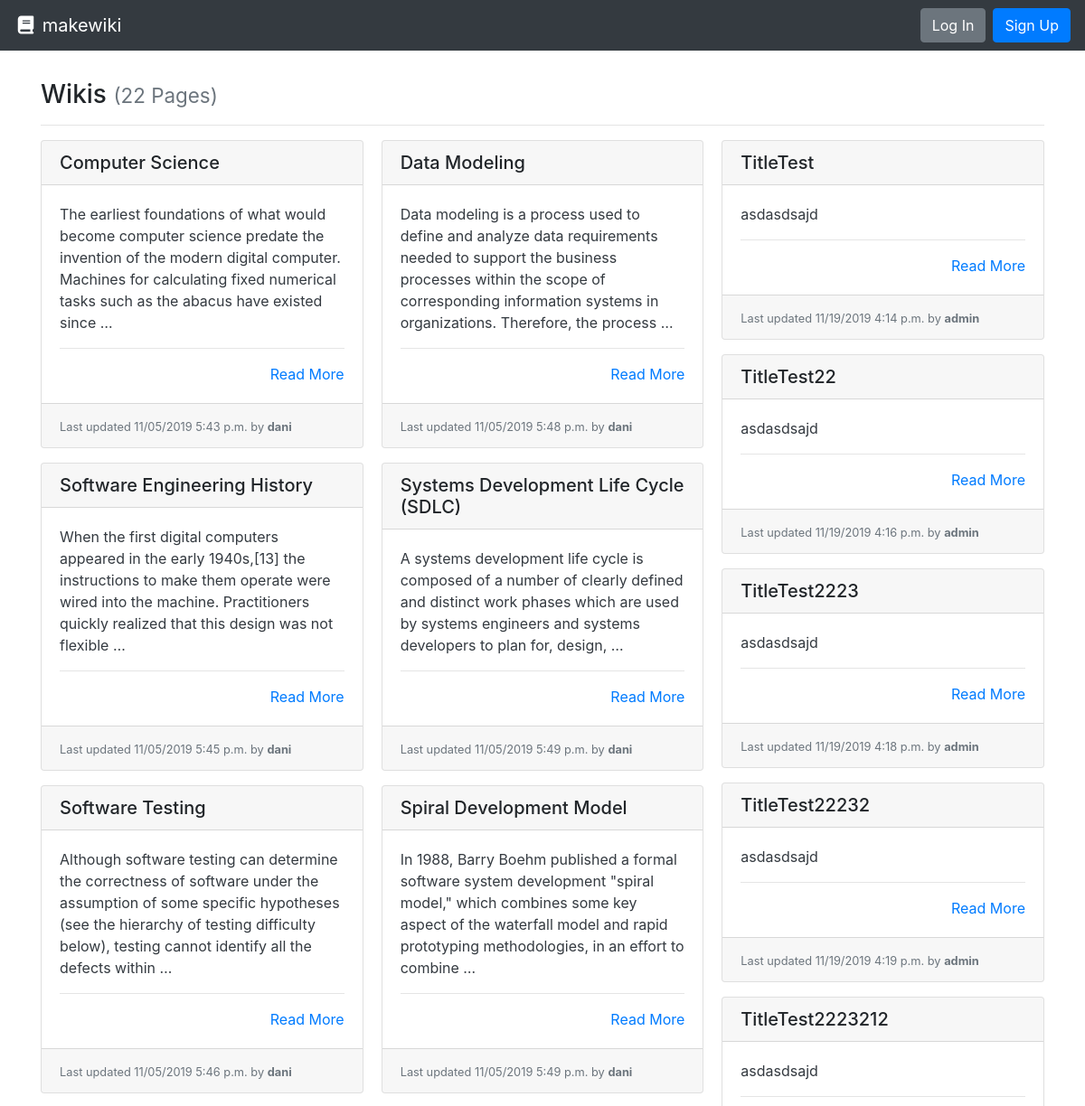
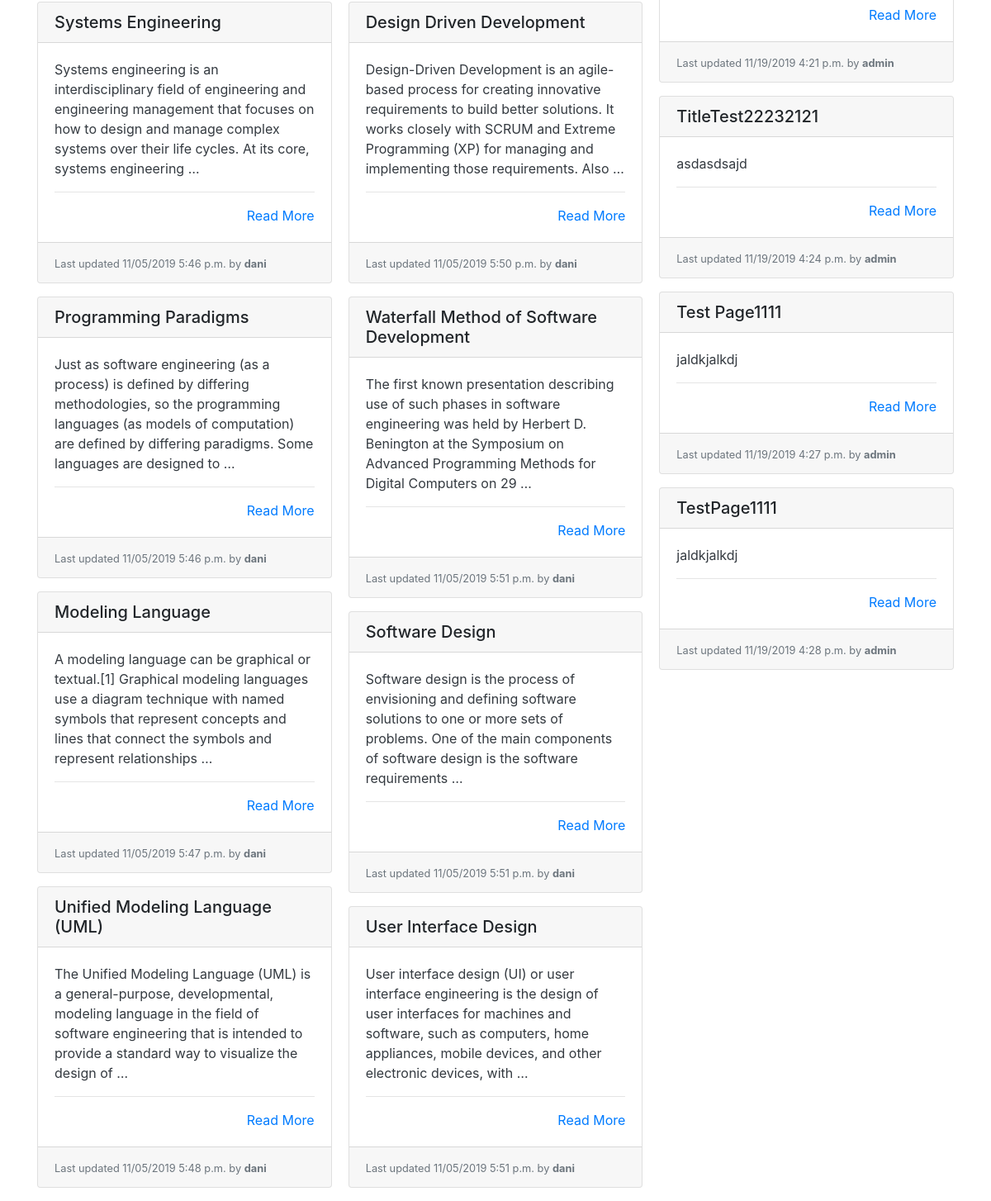
Before: / with the older database file (2 pictures, top to bottom).
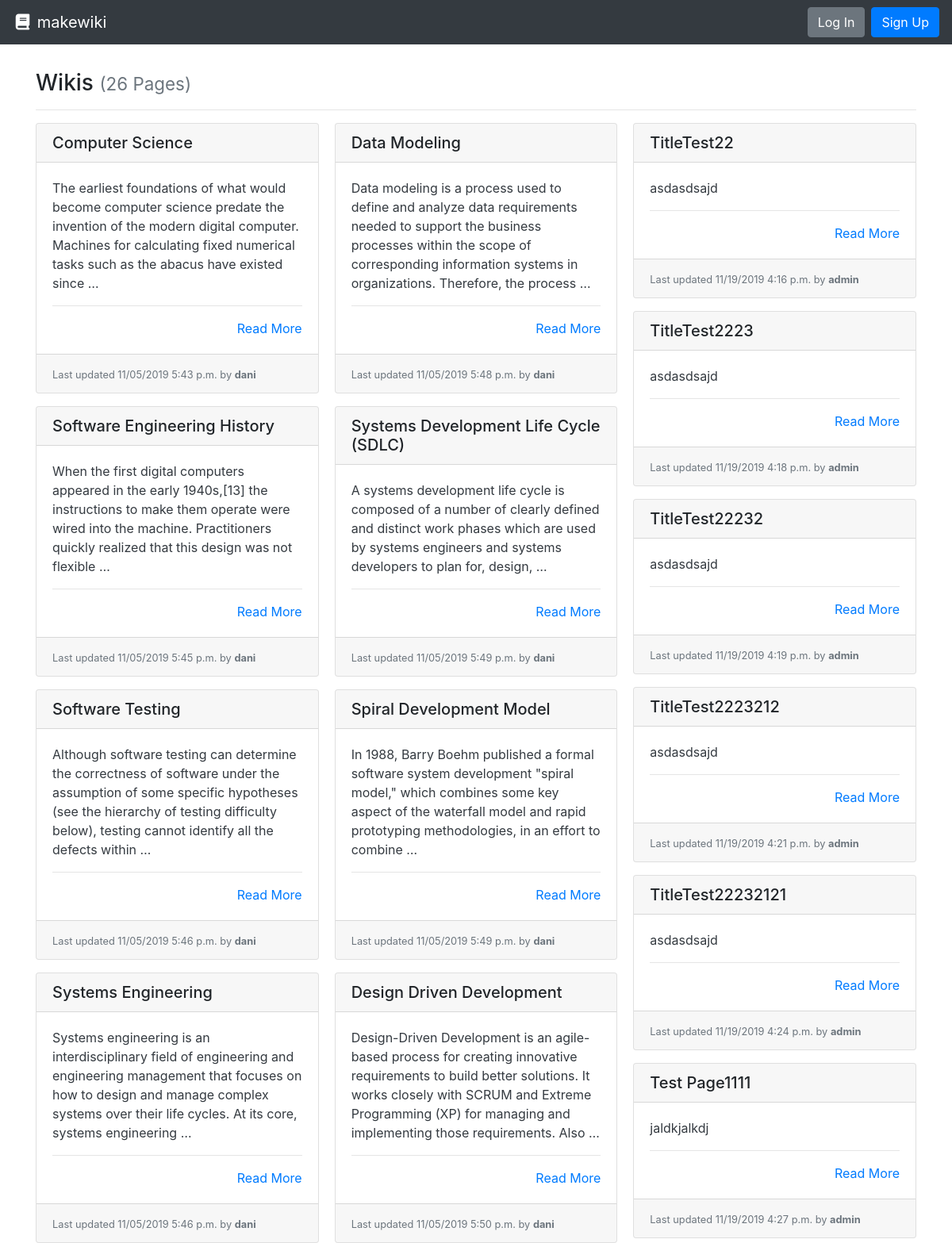
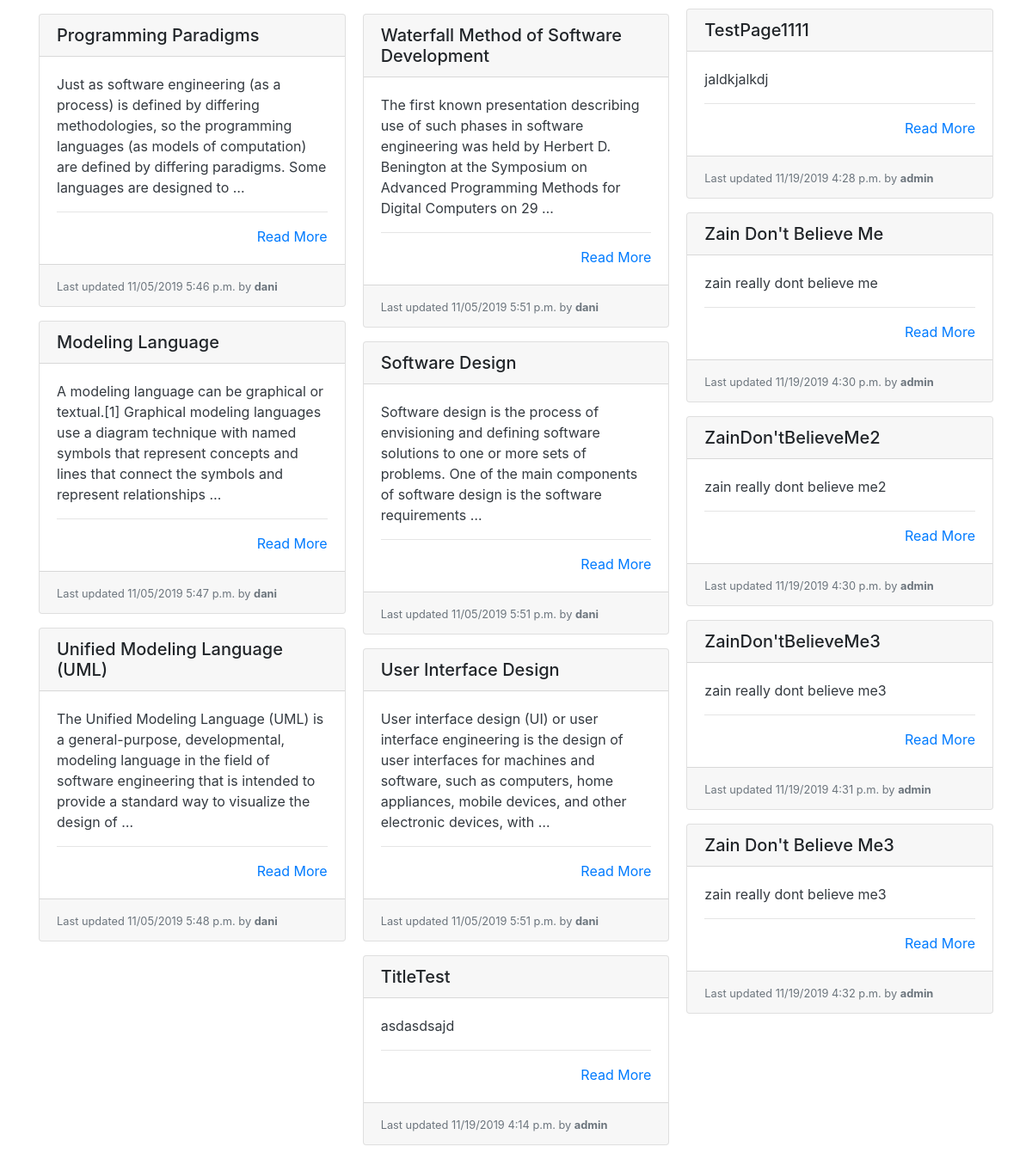
After: the same page with the newer database file (2 pictures, top to bottom).
### wiki/models.py (models this page shows, shortened)
class Page(models.Model):
    title = models.CharField(max_length=settings.WIKI_PAGE_TITLE_MAX_LENGTH, unique=True,
                             help_text="Title of your page.")
    author = models.ForeignKey(User, on_delete=models.PROTECT,
                               help_text="The user that posted this article.")
    slug = models.CharField(max_length=settings.WIKI_PAGE_TITLE_MAX_LENGTH, blank=True, editable=False,
                            help_text="Unique URL path to access this page. Generated by the system.")
    content = models.TextField(
        help_text="Write the content of your page here.")
    created = models.DateTimeField(auto_now_add=True,
                                   help_text="The date and time this page was created. Automatically generated when the model saves.")
    modified = models.DateTimeField(auto_now=True,
                                    help_text="The date and time this page was updated. Automatically generated when the model updates.")

### wiki/views.py (the view)
# urls.py: path('', PageListView.as_view(), name='wiki-list-page'),
class PageListView(ListView):
    model = Page
    def get(self, request):
        pages = self.get_queryset().all()
        return render(request, 'list.html', {
          'pages': pages
        })

### wiki/templates/list.html
{% extends "base.html" %}
{% block content %}
  <h3>Wikis {% if pages %}<small class="text-muted">({{ pages|length }} Page{{ pages|length|pluralize:"s" }})</small>{% endif %}</h3>
  <hr>
  {% if pages %}
    <div class="card-columns">
      {% for page in pages %}
        {% include "partials/card.html" %}
      {% endfor %}
    </div>
  {% else %}
    <div class="alert alert-primary" role="alert">No pages to display.</div>
  {% endif %}
{% endblock %}

### templates/base.html (shortened to what this page needs)
<!doctype html>
<html lang="en">
  <head>
    <link rel="stylesheet" href="https://stackpath.bootstrapcdn.com/bootstrap/4.3.1/css/bootstrap.min.css"
>
  </head>
  <body>
    <nav class="navbar navbar-expand-md navbar-dark bg-dark">
      <a class="navbar-brand" href="{% url 'wiki:wiki-list-page' %}"><i class="fas fa-fw fa-book"></i> makewiki</a>
      <form class="form-inline ml-auto">
        {% if user.is_authenticated %}
          <div class="text-white">Hello, <strong>{{user.username}}</strong>!</div>
          <a href="/wiki/create" class="btn btn-success ml-4">New Page</a>
          <a href="{% url 'logout' %}" class="btn btn-danger ml-2">Log Out</a>
        {% else %}
          <a href="{% url 'login' %}" class="btn btn-secondary ml-2">Log In</a>
          <a href="/accounts/signup" class="btn btn-primary ml-2">Sign Up</a>
        {% endif %}
      </form>
    </nav>
    <main role="main" class="container" style="margin-top: 4vh;">
      {% block content %}{% endblock %}
    </main>
  </body>

### wiki/templates/partials/card.html
<div class="card mb-3">
  <h5 class="card-header ">{{ page.title }}</h5>
  <div class="card-body border-dark">
    <p class="card-text text-dark">
      {{ page.content|truncatewords_html:30 }}
      <hr>
      <div class="text-right"><a href="{% url 'wiki:wiki-details-page' page.slug %}" title="Read More">Read More</a></div>
  </div>
  <div class="card-footer">
    <small class="text-muted">Last updated {{ page.modified|date:"SHORT_DATETIME_FORMAT" }} by <b>{{ page.author.username }}</b></small>
  </div>
</div>

Changed rows visible on the page:
added Page: title "Zain Don't Believe Me", content "zain really dont believe me", modified "11/19/2019 4:30 p.m.", author.username "admin"
added Page: title "ZainDon'tBelieveMe2", content "zain really dont believe me2", modified "11/19/2019 4:30 p.m.", author.username "admin"
added Page: title "ZainDon'tBelieveMe3", content "zain really dont believe me3", modified "11/19/2019 4:31 p.m.", author.username "admin"
added Page: title "Zain Don't Believe Me3", content "zain really dont believe me3", modified "11/19/2019 4:32 p.m.", author.username "admin"
Other visible differences:
{{ pages|length }}: "22" → "26"
